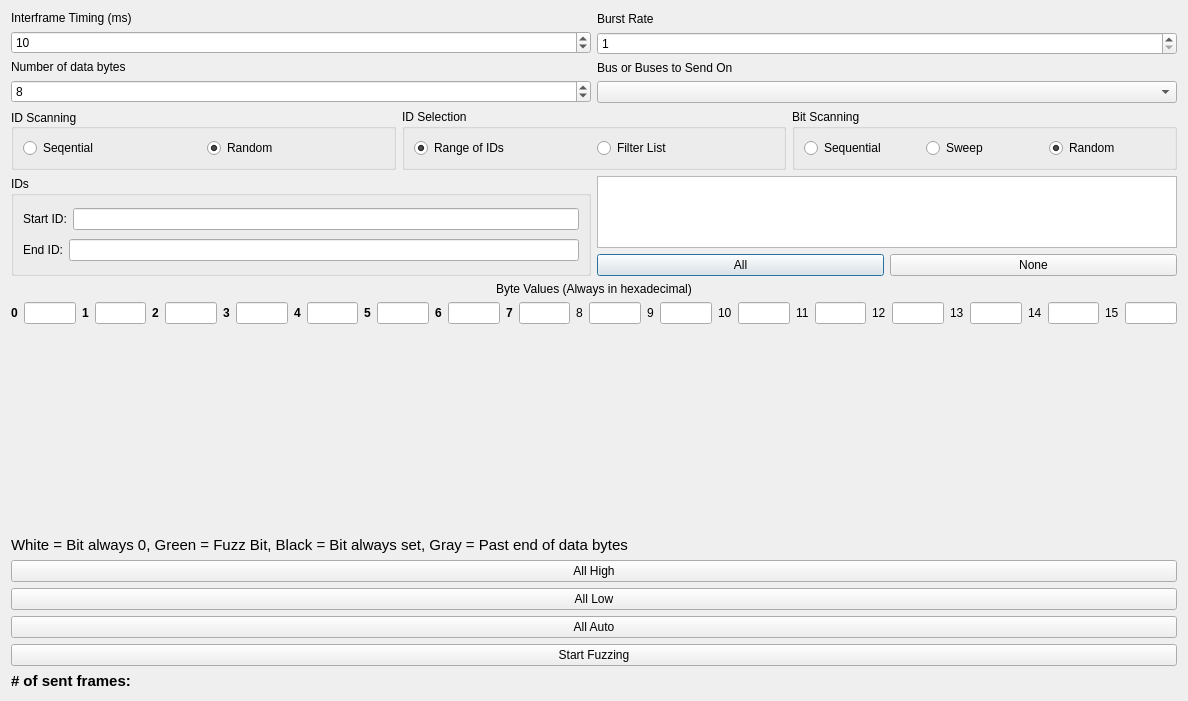
<?xml version="1.0" encoding="UTF-8"?>
<ui version="4.0">
 <class>FuzzingWindowLIN</class>
 <widget class="QDialog" name="FuzzingWindowLIN">
  <property name="geometry">
   <rect>
    <x>0</x>
    <y>0</y>
    <width>1188</width>
    <height>701</height>
   </rect>
  </property>
  <property name="windowTitle">
   <string>Fuzzing Window</string>
  </property>
  <layout class="QVBoxLayout" name="verticalLayout" stretch="1,1,3,0,0,6,0,0,0">
   <item>
    <layout class="QHBoxLayout" name="horizontalLayout">
     <item>
      <layout class="QVBoxLayout" name="verticalLayout_2">
       <item>
        <widget class="QLabel" name="label">
         <property name="text">
          <string>Interframe Timing (ms)</string>
         </property>
        </widget>
       </item>
       <item>
        <widget class="QSpinBox" name="spinTiming">
         <property name="maximum">
          <number>10000</number>
         </property>
         <property name="value">
          <number>10</number>
         </property>
        </widget>
       </item>
       <item>
        <widget class="QLabel" name="label_5">
         <property name="text">
          <string>Number of data bytes</string>
         </property>
        </widget>
       </item>
       <item>
        <widget class="QSpinBox" name="spinBytes">
         <property name="maximum">
          <number>64</number>
         </property>
         <property name="value">
          <number>8</number>
         </property>
        </widget>
       </item>
      </layout>
     </item>
     <item>
      <layout class="QVBoxLayout" name="verticalLayout_3">
       <item>
        <widget class="QLabel" name="label_2">
         <property name="text">
          <string>Burst Rate</string>
         </property>
        </widget>
       </item>
       <item>
        <widget class="QSpinBox" name="spinBurst">
         <property name="minimum">
          <number>1</number>
         </property>
         <property name="maximum">
          <number>10</number>
         </property>
         <property name="value">
          <number>1</number>
         </property>
        </widget>
       </item>
       <item>
        <widget class="QLabel" name="label_6">
         <property name="text">
          <string>Bus or Buses to Send On</string>
         </property>
        </widget>
       </item>
       <item>
        <widget class="QComboBox" name="cbBuses"/>
       </item>
      </layout>
     </item>
    </layout>
   </item>
   <item>
    <layout class="QHBoxLayout" name="horizontalLayout_2">
     <item>
      <widget class="QGroupBox" name="groupBox">
       <property name="title">
        <string>ID Scanning</string>
       </property>
       <property name="alignment">
        <set>Qt::AlignLeading|Qt::AlignLeft|Qt::AlignVCenter</set>
       </property>
       <layout class="QHBoxLayout" name="horizontalLayout_3">
        <item>
         <widget class="QRadioButton" name="rbSequentialID">
          <property name="text">
           <string>Seqential</string>
          </property>
         </widget>
        </item>
        <item>
         <widget class="QRadioButton" name="rbRandomID">
          <property name="text">
           <string>Random</string>
          </property>
          <property name="checked">
           <bool>true</bool>
          </property>
         </widget>
        </item>
       </layout>
      </widget>
     </item>
     <item>
      <widget class="QGroupBox" name="groupBox_2">
       <property name="title">
        <string>ID Selection</string>
       </property>
       <layout class="QHBoxLayout" name="horizontalLayout_4">
        <item>
         <widget class="QRadioButton" name="rbRangeIDSel">
          <property name="text">
           <string>Range of IDs</string>
          </property>
          <property name="checked">
           <bool>true</bool>
          </property>
         </widget>
        </item>
        <item>
         <widget class="QRadioButton" name="rbFilterIDSel">
          <property name="text">
           <string>Filter List</string>
          </property>
         </widget>
        </item>
       </layout>
      </widget>
     </item>
     <item>
      <widget class="QGroupBox" name="groupBox_4">
       <property name="title">
        <string>Bit Scanning</string>
       </property>
       <layout class="QHBoxLayout" name="horizontalLayout_8">
        <item>
         <widget class="QRadioButton" name="rbSequentialBits">
          <property name="text">
           <string>Sequential</string>
          </property>
         </widget>
        </item>
        <item>
         <widget class="QRadioButton" name="rbSweep">
          <property name="text">
           <string>Sweep</string>
          </property>
         </widget>
        </item>
        <item>
         <widget class="QRadioButton" name="rbRandomBits">
          <property name="text">
           <string>Random</string>
          </property>
          <property name="checked">
           <bool>true</bool>
          </property>
         </widget>
        </item>
       </layout>
      </widget>
     </item>
    </layout>
   </item>
   <item>
    <layout class="QHBoxLayout" name="horizontalLayout_5">
     <item>
      <widget class="QGroupBox" name="groupBox_3">
       <property name="title">
        <string>IDs</string>
       </property>
       <layout class="QVBoxLayout" name="verticalLayout_5">
        <item>
         <layout class="QHBoxLayout" name="horizontalLayout_6">
          <item>
           <widget class="QLabel" name="label_3">
            <property name="text">
             <string>Start ID:</string>
            </property>
           </widget>
          </item>
          <item>
           <widget class="QLineEdit" name="txtStartID"/>
          </item>
         </layout>
        </item>
        <item>
         <layout class="QHBoxLayout" name="horizontalLayout_7">
          <item>
           <widget class="QLabel" name="label_4">
            <property name="text">
             <string>End ID:</string>
            </property>
           </widget>
          </item>
          <item>
           <widget class="QLineEdit" name="txtEndID"/>
          </item>
         </layout>
        </item>
       </layout>
      </widget>
     </item>
     <item>
      <layout class="QVBoxLayout" name="verticalLayout_6">
       <item>
        <widget class="QListWidget" name="listID"/>
       </item>
       <item>
        <layout class="QHBoxLayout" name="horizontalLayout_9">
         <item>
          <widget class="QPushButton" name="btnAllFilters">
           <property name="text">
            <string>All</string>
           </property>
          </widget>
         </item>
         <item>
          <widget class="QPushButton" name="btnNoFilters">
           <property name="text">
            <string>None</string>
           </property>
          </widget>
         </item>
        </layout>
       </item>
      </layout>
     </item>
    </layout>
   </item>
   <item>
    <widget class="QLabel" name="label_8">
     <property name="text">
      <string>Byte Values (Always in hexadecimal)</string>
     </property>
     <property name="alignment">
      <set>Qt::AlignCenter</set>
     </property>
    </widget>
   </item>
   <item>
    <layout class="QHBoxLayout" name="horizontalLayout_10">
     <item>
      <widget class="QLabel" name="label_9">
       <property name="font">
        <font>
         <bold>true</bold>
        </font>
       </property>
       <property name="text">
        <string>0</string>
       </property>
       <property name="textFormat">
        <enum>Qt::PlainText</enum>
       </property>
      </widget>
     </item>
     <item>
      <widget class="QLineEdit" name="txtByte0"/>
     </item>
     <item>
      <widget class="QLabel" name="label_10">
       <property name="font">
        <font>
         <bold>true</bold>
        </font>
       </property>
       <property name="text">
        <string>1</string>
       </property>
      </widget>
     </item>
     <item>
      <widget class="QLineEdit" name="txtByte1"/>
     </item>
     <item>
      <widget class="QLabel" name="label_11">
       <property name="font">
        <font>
         <bold>true</bold>
        </font>
       </property>
       <property name="text">
        <string>2</string>
       </property>
      </widget>
     </item>
     <item>
      <widget class="QLineEdit" name="txtByte2"/>
     </item>
     <item>
      <widget class="QLabel" name="label_12">
       <property name="font">
        <font>
         <bold>true</bold>
        </font>
       </property>
       <property name="text">
        <string>3</string>
       </property>
      </widget>
     </item>
     <item>
      <widget class="QLineEdit" name="txtByte3"/>
     </item>
     <item>
      <widget class="QLabel" name="label_13">
       <property name="font">
        <font>
         <bold>true</bold>
        </font>
       </property>
       <property name="text">
        <string>4</string>
       </property>
      </widget>
     </item>
     <item>
      <widget class="QLineEdit" name="txtByte4"/>
     </item>
     <item>
      <widget class="QLabel" name="label_14">
       <property name="font">
        <font>
         <bold>true</bold>
        </font>
       </property>
       <property name="text">
        <string>5</string>
       </property>
      </widget>
     </item>
     <item>
      <widget class="QLineEdit" name="txtByte5"/>
     </item>
     <item>
      <widget class="QLabel" name="label_15">
       <property name="font">
        <font>
         <bold>true</bold>
        </font>
       </property>
       <property name="text">
        <string>6</string>
       </property>
      </widget>
     </item>
     <item>
      <widget class="QLineEdit" name="txtByte6"/>
     </item>
     <item>
      <widget class="QLabel" name="label_16">
       <property name="font">
        <font>
         <bold>true</bold>
        </font>
       </property>
       <property name="text">
        <string>7</string>
       </property>
      </widget>
     </item>
     <item>
      <widget class="QLineEdit" name="txtByte7"/>
     </item>
     <item>
      <widget class="QLabel" name="label_17">
       <property name="text">
        <string>8</string>
       </property>
      </widget>
     </item>
     <item>
      <widget class="QLineEdit" name="lineEdit"/>
     </item>
     <item>
      <widget class="QLabel" name="label_18">
       <property name="text">
        <string>9</string>
       </property>
      </widget>
     </item>
     <item>
      <widget class="QLineEdit" name="lineEdit_2"/>
     </item>
     <item>
      <widget class="QLabel" name="label_19">
       <property name="text">
        <string>10</string>
       </property>
      </widget>
     </item>
     <item>
      <widget class="QLineEdit" name="lineEdit_3"/>
     </item>
     <item>
      <widget class="QLabel" name="label_20">
       <property name="text">
        <string>11</string>
       </property>
      </widget>
     </item>
     <item>
      <widget class="QLineEdit" name="lineEdit_4"/>
     </item>
     <item>
      <widget class="QLabel" name="label_21">
       <property name="text">
        <string>12</string>
       </property>
      </widget>
     </item>
     <item>
      <widget class="QLineEdit" name="lineEdit_5"/>
     </item>
     <item>
      <widget class="QLabel" name="label_22">
       <property name="text">
        <string>13</string>
       </property>
      </widget>
     </item>
     <item>
      <widget class="QLineEdit" name="lineEdit_6"/>
     </item>
     <item>
      <widget class="QLabel" name="label_23">
       <property name="text">
        <string>14</string>
       </property>
      </widget>
     </item>
     <item>
      <widget class="QLineEdit" name="lineEdit_7"/>
     </item>
     <item>
      <widget class="QLabel" name="label_24">
       <property name="text">
        <string>15</string>
       </property>
      </widget>
     </item>
     <item>
      <widget class="QLineEdit" name="lineEdit_8"/>
     </item>
    </layout>
   </item>
   <item>
    <widget class="CANDataGrid" name="bitfield" native="true">
     <property name="minimumSize">
      <size>
       <width>0</width>
       <height>200</height>
      </size>
     </property>
    </widget>
   </item>
   <item>
    <widget class="QLabel" name="label_7">
     <property name="font">
      <font>
       <pointsize>11</pointsize>
      </font>
     </property>
     <property name="text">
      <string>White = Bit always 0, Green = Fuzz Bit, Black = Bit always set, Gray = Past end of data bytes</string>
     </property>
    </widget>
   </item>
   <item>
    <widget class="QPushButton" name="btnMarkAllHigh">
     <property name="text">
      <string>All High</string>
     </property>
    </widget>
    </item>
    <item>
    <widget class="QPushButton" name="btnMarkAllLow">
     <property name="text">
      <string>All Low</string>
     </property>
    </widget>
    </item>
    <item>
    <widget class="QPushButton" name="btnMarkAllAuto">
     <property name="text">
      <string>All Auto</string>
     </property>
    </widget>
   </item>
   <item>
    <widget class="QPushButton" name="btnStartStop">
     <property name="text">
      <string>Start Fuzzing</string>
     </property>
    </widget>
   </item>
   <item>
    <widget class="QLabel" name="lblNumFrames">
     <property name="font">
      <font>
       <pointsize>11</pointsize>
       <bold>true</bold>
      </font>
     </property>
     <property name="text">
      <string># of sent frames:</string>
     </property>
    </widget>
   </item>
  </layout>
 </widget>
 <customwidgets>
  <customwidget>
   <class>CANDataGrid</class>
   <extends>QWidget</extends>
   <header>candatagrid.h</header>
   <container>1</container>
  </customwidget>
 </customwidgets>
 <tabstops>
  <tabstop>spinTiming</tabstop>
  <tabstop>spinBurst</tabstop>
  <tabstop>spinBytes</tabstop>
  <tabstop>cbBuses</tabstop>
  <tabstop>rbSequentialID</tabstop>
  <tabstop>rbRandomID</tabstop>
  <tabstop>rbRangeIDSel</tabstop>
  <tabstop>rbFilterIDSel</tabstop>
  <tabstop>rbSequentialBits</tabstop>
  <tabstop>rbSweep</tabstop>
  <tabstop>rbRandomBits</tabstop>
  <tabstop>txtStartID</tabstop>
  <tabstop>txtEndID</tabstop>
  <tabstop>listID</tabstop>
  <tabstop>btnAllFilters</tabstop>
  <tabstop>btnNoFilters</tabstop>
  <tabstop>btnMarkAllHigh</tabstop>
  <tabstop>btnMarkAllLow</tabstop>
  <tabstop>btnMarkAllAuto</tabstop>
  <tabstop>btnStartStop</tabstop>
 </tabstops>
 <resources/>
 <connections/>
</ui>
